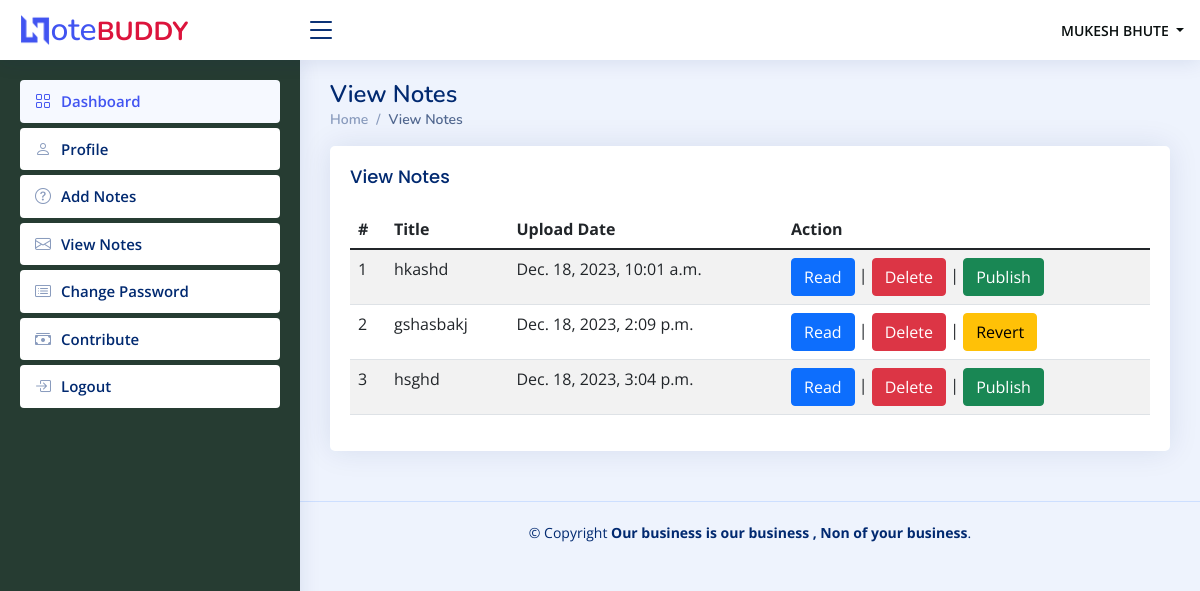
The app's page /viewNotes (signed in), older data.
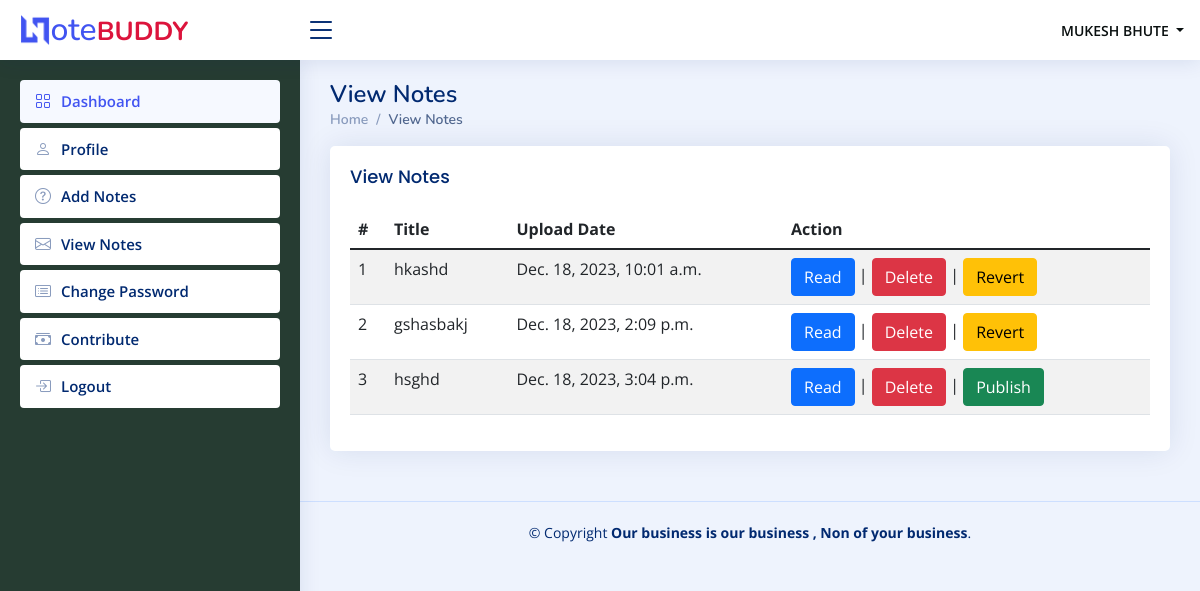
The same page, newer data.
### home/models.py (models this page shows, shortened)
class Notes(models.Model):
    signup = models.ForeignKey(Signup, on_delete=models.CASCADE)
    Title = models.CharField(max_length=200, null=True)
    Content = models.CharField(max_length=450, null=True)
    CreationDate = models.DateTimeField(auto_now_add=True)
    UpdationDate = models.DateField(null=True)
    publish = models.BooleanField(default=False)

### home/views.py (the view)
# urls.py: path('viewNotes', viewNotes, name='viewNotes'),
def viewNotes(request):
    if not request.user.is_authenticated:
        return redirect('user_login')
    user = User.objects.get(id=request.user.id)
    signup = Signup.objects.get(user=user)
    notes = Notes.objects.filter(signup=signup)
    return render(request, 'viewNotes.html', locals())

### templates/viewNotes.html
{% extends 'usernavbar.html' %}
{% block main %}
<div class="pagetitle">
    <h1>View Notes</h1>
    <nav>
        <ol class="breadcrumb">
            <li class="breadcrumb-item"><a href="/dashboard">Home</a></li>
            <li class="breadcrumb-item active">View Notes</li>
        </ol>
    </nav>
</div>
<section class="section">
      <div class="row">
        <div class="col-lg-12">
          <div class="card">
            <div class="card-body">
              <h5 class="card-title">View Notes</h5>
              <table class="table table-striped">
                <thead>
                  <tr>
                    <th scope="col">#</th>
                    <th scope="col">Title</th>
                    <th scope="col">Upload Date</th>
                    <th scope="col">Action</th>
                  </tr>
                </thead>
                <tbody>
                  {% for i in notes %}
                  <tr>
                    <td>{{forloop.counter}}</td>
					<td>{{i.Title}}</td>
					<td>{{i.CreationDate}}</td>
                    <td>
                    <a href="{% url 'editNotes' i.id %}" class="btn btn-primary">Read</a> |
                    <a href="{% url 'deleteNotes' i.id  %}" class="btn btn-danger" onclick="return confirm('Are your sure to Delete ?')">Delete</a> |
                    {% if i.publish %}
                    <a href="{% url 'unpublish_note' i.id %}" class="btn btn-warning">Revert</a>
                    {% else %}
                    <a href="{% url 'publish_note' i.id %}" class="btn btn-success">Publish</a>
                    {% endif %}
                  </tr>
                  {% endfor %}
                </tbody>
              </table>
            </div>
          </div>
        </div>
      </div>
    </section>
{% endblock %}

Row changes from the older to the newer data that the page shows:
changed Notes "hkashd": publish "Publish" → "Revert"
